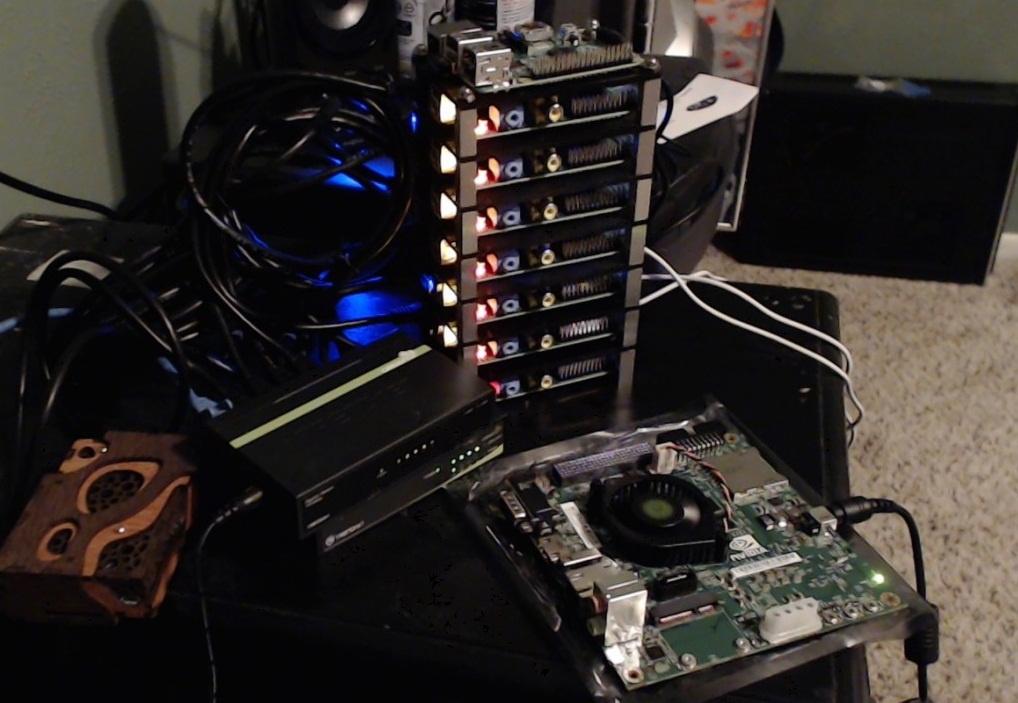
#> input picture opencv-template-matching-python-tutorial.jpg, 1018 x 703 px
$ jupyter execute 'CV2 PRACTICE 2.ipynb'   (text cells are left out)
#> lines starting #> are read from the running program, lines starting #| are printed output that depends on the picture; pictures that were not available may be replaced by others from this repository, and a replacement may not be noted
[cell 1]
import cv2
import numpy as np

img_rgb = cv2.imread('opencv-template-matching-python-tutorial.jpg')
#> img_rgb is the input picture: shape (703, 1018, 3); mean B, G, R 40.7, 43.2, 48.1
img_gray = cv2.cvtColor(img_rgb, cv2.COLOR_BGR2GRAY)
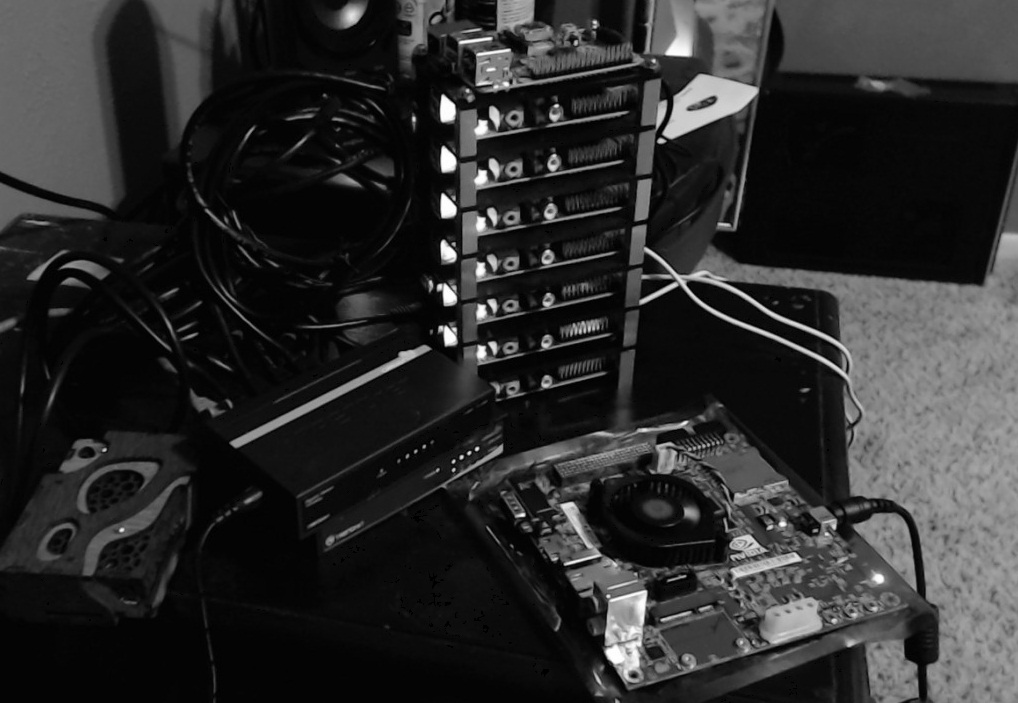
#> img_gray: shape (703, 1018); min 0, max 255, mean 44.4

template = cv2.imread('opencv-template-for-matching.jpg',0)
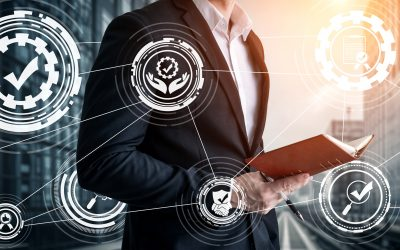
#> input picture Pro.jpg, 400 x 250 px, given in place of opencv-template-for-matching.jpg, which was not available
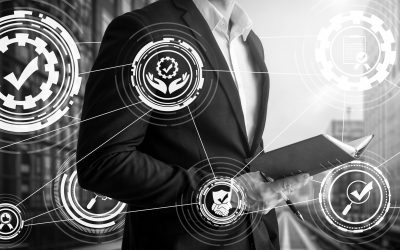
#> template: shape (250, 400); min 0, max 255, mean 112.2
w, h = template.shape[::-1]
#> w = 400; h = 250
